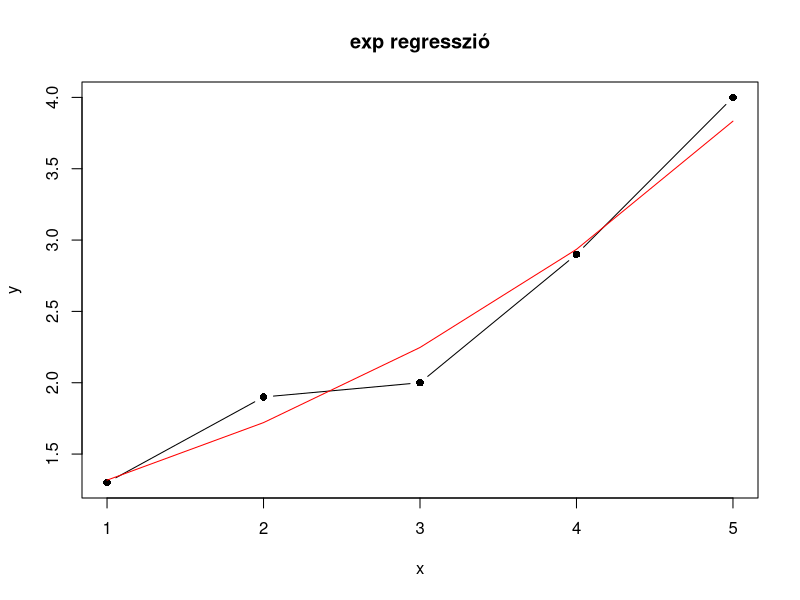

Write R code to recreate this figure.
# exp reg = a0 + a1 * x
# a * e^bx

sum_arr = function(arr) {
  summed = 0
  
  for (i in 1:length(arr)) {
    summed = summed + arr[i]
  }
  
  return (summed)
}

avr = function(arr) {
  return (sum_arr(arr) / length(arr))
}

sum_2arr = function(arr1, arr2) {
  summed = 0
  
  for (i in 1:length(arr1)) {
    summed = summed + (arr1[i] * arr2[i])
  }
  
  return (summed)
}

#--------------------

x = c(1, 2, 3, 4, 5)
y = c(1.3, 1.9, 2, 2.9, 4)
n = length(x)
z = c()

for (i in 1:length(y)) {
  z[i] = log(y[i])
}

bup = length(z) * sum_2arr(z, x) - sum_arr(z) * sum_arr(x)
blow = length(z) * sum_2arr(x, x) - sum_arr(x)^2

b = bup / blow

a = avr(z) - b * avr(x)
a = exp(a)

print(a)
print(b)

expreg = c()
for (i in 1:length(x)) {
  expreg[i] = a * exp(b * x[i])
}

print(expreg)

plot(
  x = x,
  y = y,
  type = "b", 
  xlab = 'x',
  ylab = 'y',
  main = 'exp regresszió',
  pch = 16,
  col = "black"
)

lines(
  x = x,
  y = expreg,
  col = 'red'
)













